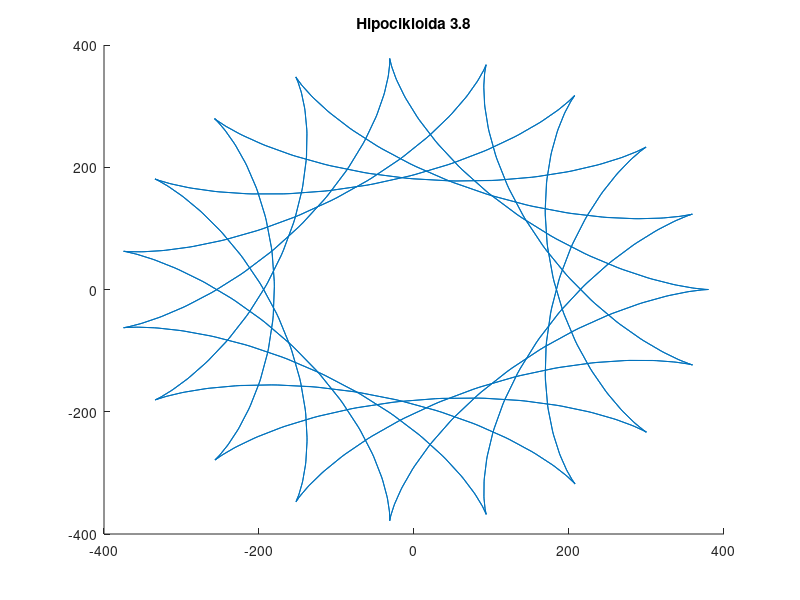

The MATLAB script that drew this image:
%% Hipocikloida 3.8

%% Inicijalizacija

clear all
close all
clc

%%

% t = 0:.1:3*pi/2;
t = 0:.1:20*pi;
a = 100; % poluprecnik
k = 3.8;
x = a*(k-1)*cos(t)+a*cos((k-1)*t);
y = a*(k-1)*sin(t)-a*sin((k-1)*t);
figure
title('Hipocikloida 3.8')
line(x,y)
